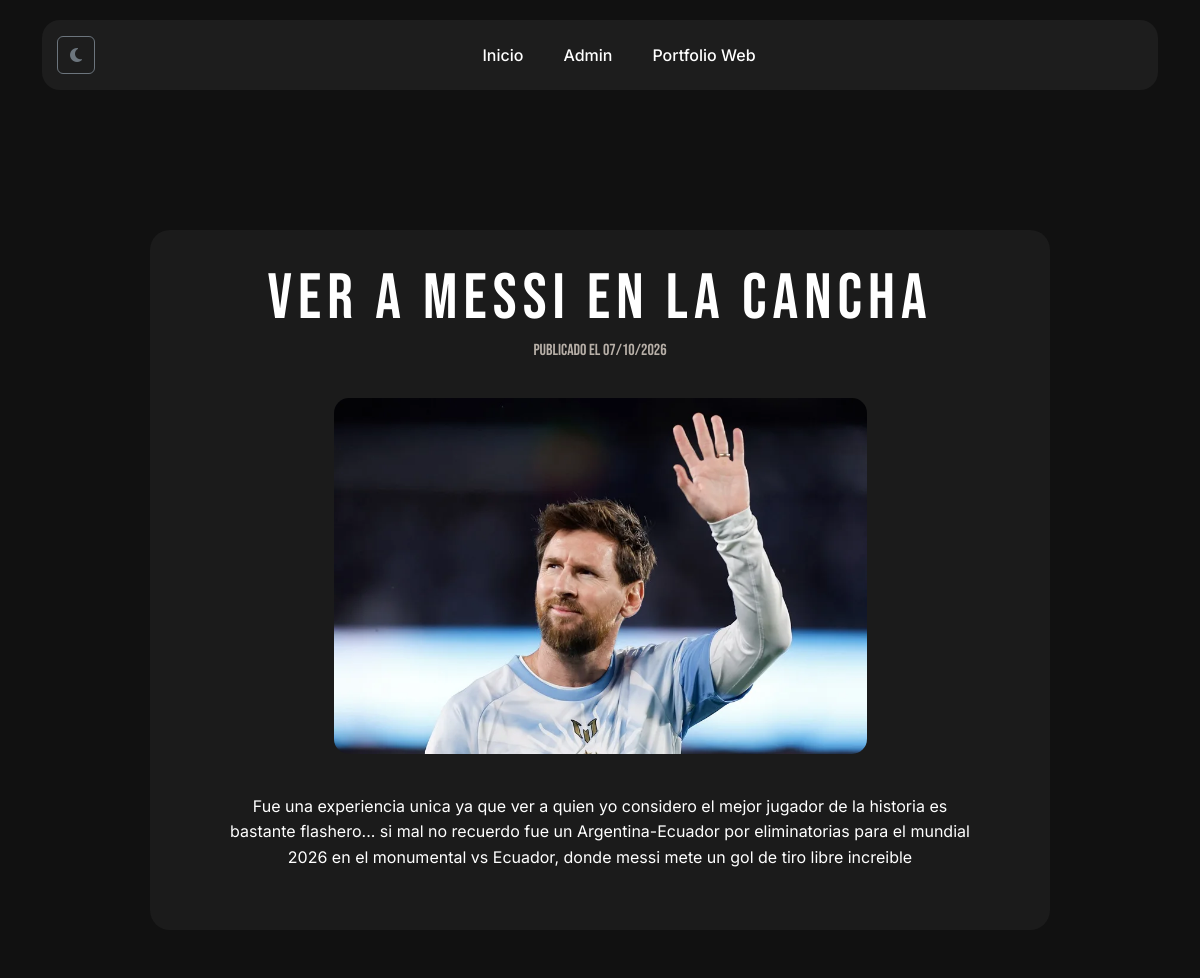
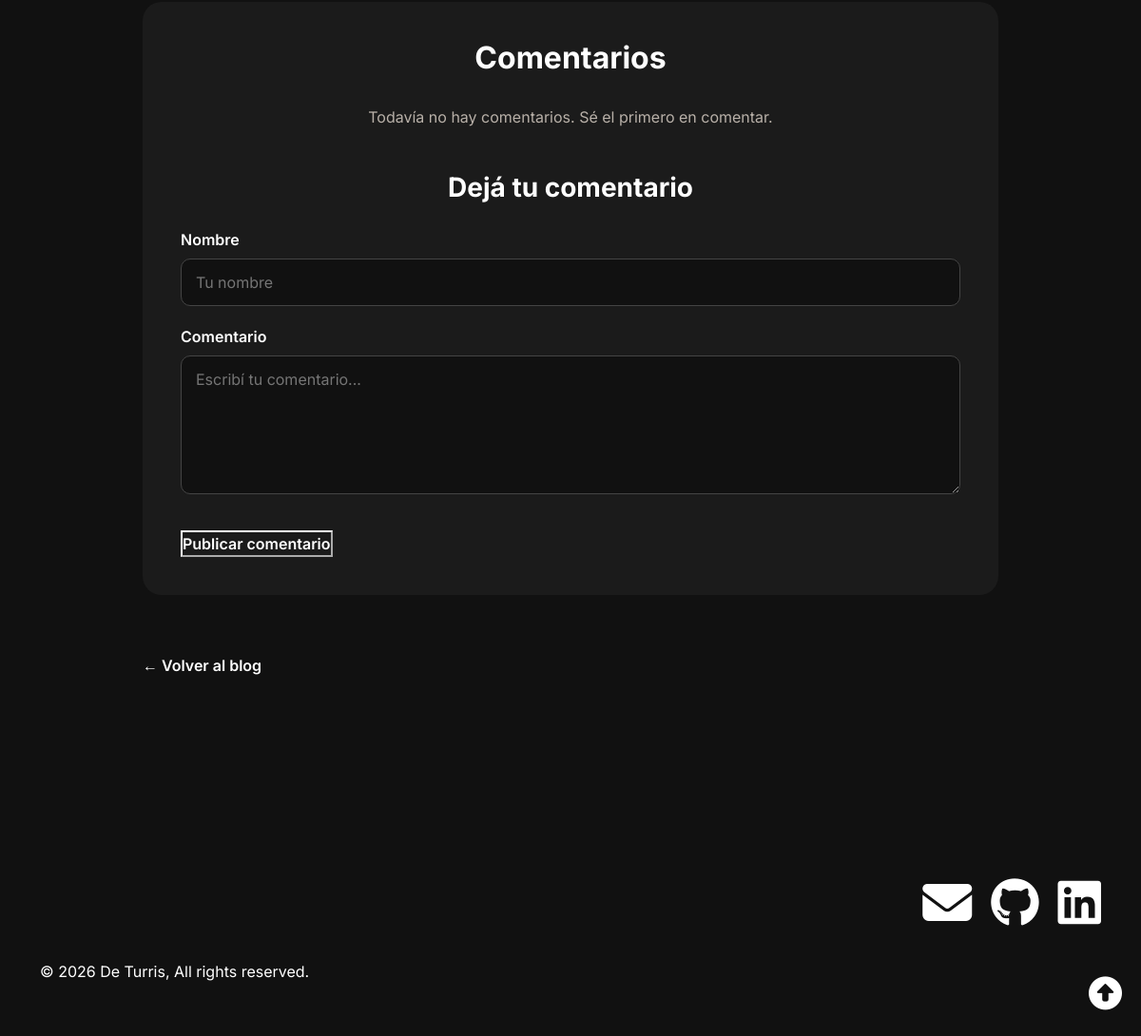
Page /blog/3/ on the committed database (2 pictures, top to bottom).
### blog/models.py (models this page shows, shortened)
class Post(models.Model):
    titulo = models.CharField(max_length=200)
    contenido = models.TextField()
    imagen = models.FileField(upload_to='archivos/', blank=True, null=True)
    fecha = models.DateTimeField(auto_now_add=True)

### blog/views.py (the view, shortened to what this page needs)
# urls.py: path('blog/<int:post_id>/', blog_views.detalle_post, name='detalle_post'),
def detalle_post(request, post_id):
    post = get_object_or_404(Post, id=post_id)
    comentarios = post.comentarios.all().order_by("-fecha")
    return render(request, "blog/detalle.html", {
        "post": post,
        "comentarios": comentarios
    })

### blog/templates/blog/detalle.html (shortened to what this page needs)
{% extends "base.html" %}
{% load static %}
{% block extra_css %}
<link rel="stylesheet" href="{% static 'blog/styles.css' %}">
{% endblock %}
{% block navbar %}
<ul class="navbar-nav mx-auto">
    <li class="nav-item">
        <a class="nav-link" href="{% url 'blog' %}">Inicio</a>
    </li>
    <li class="nav-item">
        <a class="nav-link" href="/admin/">Admin</a>
    </li>
    <li class="nav-item">
        <a class="nav-link" href="{% url 'portfolio' %}">Portfolio Web</a>
    </li>
</ul>
{% endblock %}
{% block content %}
<main class="container">
    <article class="post-detalle">
        <h1 class="nombre-principal">
            {{ post.titulo }}
        </h1>
        <p class="fecha-post">
            Publicado el {{ post.fecha|date:"d/m/Y" }}
        </p>
        {% if post.imagen %}
            <img src="{{ post.imagen.url }}"
                 alt="{{ post.titulo }}"
                 class="imagen-detalle">
        {% endif %}
        <div class="contenido-post">
            {{ post.contenido|linebreaks }}
        </div>
    </article>
    <section class="comentarios">
        <h2>Comentarios</h2>
        {% for comentario in comentarios %}
            <div class="comentario">
                <div class="comentario-cabecera">
                    <strong>{{ comentario.nombre }}</strong>
                    <small>
                        {{ comentario.fecha|date:"d/m/Y H:i" }}
                    </small>
                </div>
                <p>
                    {{ comentario.contenido }}
                </p>
            </div>
        {% empty %}
            <p class="sin-comentarios">
                Todavía no hay comentarios. Sé el primero en comentar.
            </p>
        {% endfor %}
        <div class="formulario-comentario">
            <h3>Dejá tu comentario</h3>
            <form method="POST">
                <div class="campo">
                    <label for="nombre">Nombre</label>
                    <input
                        type="text"
                        id="nombre"
                        name="nombre"
                        placeholder="Tu nombre"
                        required>
                </div>
                <div class="campo">
                    <label for="contenido">Comentario</label>
                    <textarea
                        id="contenido"
                        name="contenido"
                        rows="5"
                        placeholder="Escribí tu comentario..."
                        required></textarea>
                </div>
                <button type="submit" class="btn-post">
                    Publicar comentario
                </button>
            </form>
        </div>
    </section>
    <div class="volver-blog">
        <a href="{% url 'blog' %}" class="btn-post">
            ← Volver al blog
        </a>
    </div>
</main>
{% endblock %}

### static/base.css (style rules this page uses)
:root, [data-bs-theme="light"] { --bg: #F0F0E8; --text: #111111; --card: #F3F3F3; --header: #F0F0E8; --navbar: #FFFFFF; --nav-text: #3B322C; --subtitulo: #6B625B; --borde: #212529; --iconos: #3B322C; --accent: #B08D57; }
[data-bs-theme="dark"] { --bg: #111111; --text: #FFFFFF; --card: #1B1B1B; --header: #111111; --navbar: #1D1D1D; --nav-text: #FFFFFF; --subtitulo: #B8B0A8; --borde: #444444; --iconos: #FFFFFF; }
body { background-color: var(--bg); margin: 0; font-family: "Inter", sans-serif; color: var(--text); }
h2, h3 { font-weight: 700; text-align: center; }
h2 { margin-bottom: 20px; }
p { font-size: 16px; line-height: 1.6; text-align: center; }
.nombre-principal { font-family: "Bebas Neue", sans-serif; font-size: 7rem; letter-spacing: 6px; line-height: 0.9; color: var(--text); text-align: left; }
.nav-link { font-weight: 500; color: var(--nav-text); margin: 0 12px; transition: 0.3s; }

### blog/static/blog/styles.css (style rules this page uses)
main { padding-top: 60px; padding-bottom: 80px; }
.btn-post { display: inline-block; background: transparent; color: var(--text); padding: 0; margin-top: 12px; border-radius: 0; text-decoration: none; font-weight: 600; transition: 0.2s; }
.imagen-detalle { display: block; width: 65%; max-width: 600px; max-height: 400px; object-fit: cover; margin: 0 auto 40px; border-radius: 15px; }
.post-detalle { max-width: 900px; margin: 60px auto 0; padding: 40px; background: var(--card); border-radius: 20px; }
.post-detalle .nombre-principal { text-align: center; font-size: 4rem; margin-bottom: 10px; }
.fecha-post { font-family: "Bebas Neue", sans-serif; text-align: center; color: var(--subtitulo); margin-bottom: 35px; }
.contenido-post { max-width: 750px; margin: 0 auto; font-size: 1.08rem; line-height: 1.8; }
.contenido-post p { margin-bottom: 20px; }
.comentarios { max-width: 900px; margin: 50px auto; padding: 40px; background: var(--card); border-radius: 20px; }
.comentarios h2 { margin-bottom: 30px; }
.sin-comentarios { color: var(--subtitulo); }
.formulario-comentario { margin-top: 45px; }
.formulario-comentario h3 { margin-bottom: 25px; }
.campo { margin-bottom: 20px; }
.campo label { display: block; margin-bottom: 8px; font-weight: 600; }
.campo input, .campo textarea { width: 100%; padding: 12px 15px; border: 1px solid var(--borde); border-radius: 10px; background: var(--bg); color: var(--text); font-family: inherit; }
.campo textarea { resize: vertical; }
.volver-blog { max-width: 900px; margin: 0 auto 60px; }

### rows in the picture
Post: titulo "Ver a messi en la cancha", fecha "07/10/2026", imagen (picture), contenido "Fue una experiencia unica ya que ver a quien yo considero el mejor jugador de la historia es bastante flashero... si mal no recuerdo fue un Argentina-Ecuador por eliminatorias para el mundial 2026 en el monumental vs Ecuador, donde messi mete un gol de tiro libre increible"
